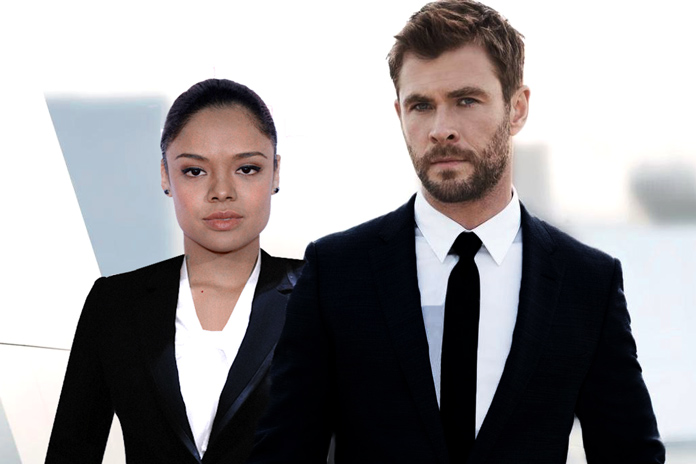
#> input picture face-detection/p7.jpg, 696 x 464 px
$ python detect_face.py
#> lines starting #> are read from the running program, lines starting #| are printed output that depends on the picture; after the words box and inside, x2 and y2 are one past the last pixel; in counts of white or black regions, pixels touching at a corner belong together
#!/usr/bin/env python3
# -*- coding: utf-8 -*-
"""
Created on Sun Feb  9 11:21:31 2020

@author: cksir
"""

# Description: This program detects faces and eyes

# import the Open CV Linrary
import cv2

# The Haar Classifiers
face_cascade = cv2.CascadeClassifier('haarcascade_frontalface_default.xml')
eye_cascade = cv2.CascadeClassifier('haarcascade_eye.xml')

# Read in the img
img = cv2.imread('p7.jpg')
#> img is the input picture: shape (464, 696, 3); mean B, G, R 149.3, 147.6, 150.5
faces = face_cascade.detectMultiScale(img, 1.3, 5)
#> faces = [[159, 120, 128, 128], [378, 50, 137, 137]]

# print(img)

# Print the number of faces found
print('Faces found: ', len(faces))
#| Faces found:  2
print('The image height, width and channel: ', img.shape)
#| The image height, width and channel:  (464, 696, 3)
print('The coordinates of each face detected: ', faces)
#| The coordinates of each face detected:  [[159 120 128 128]
#|  [378  50 137 137]]

# loop over all the coordinates faces and draw rectangles
for (x,y,w,h) in faces:
    cv2.rectangle(img, (x,y), (x+w, y+h), (0,255,0), 2)
    roi_face = img[y:y+h, x:x+w]
    eyes = eye_cascade.detectMultiScale(roi_face, 1.3, 5)
    print('Eyes found: ', len(eyes))
    for (ex,ey,ew,eh) in eyes:
        cv2.rectangle(roi_face, (ex,ey), (ex+ew, ey+eh), (255,0,0), 2)
#> this loop made 2 passes
#> (x, y, w, h, eyes) on passes 1 to 2: (159, 120, 128, 128, [[17, 33, 36, 36], [70, 33, 33, 33]]), (378, 50, 137, 137, [[73, 40, 23, 23], [27, 46, 22, 22]])
#| Eyes found:  2
#| Eyes found:  2
#> pass 1, `roi_face = img[y:y+h, x:x+w]`:
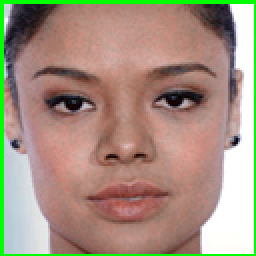
#> roi_face: shape (128, 128, 3) (shown 2 times larger); mean B, G, R 128.6, 146.3, 165.8
#> pass 2, `roi_face = img[y:y+h, x:x+w]`:
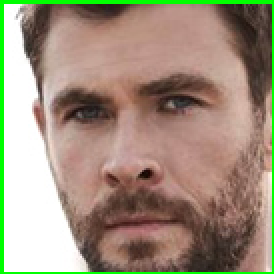
#> roi_face: shape (137, 137, 3) (shown 2 times larger); mean B, G, R 124.3, 144.3, 159.5
#> after the loop:
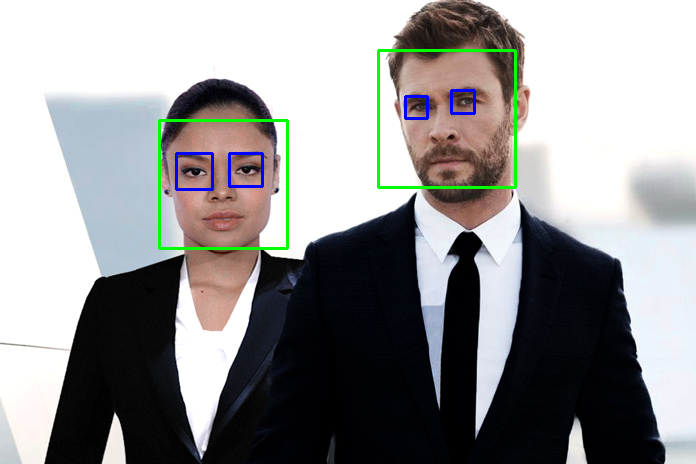
#> img: shape (464, 696, 3); 1.4% of pixels changed, all inside (x1, y1, x2, y2) = (158, 49, 517, 250)
#> after the loop:
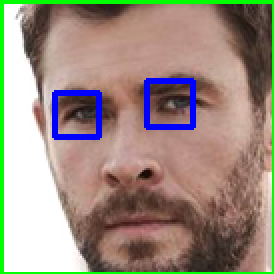
#> roi_face: shape (137, 137, 3) (shown 2 times larger); 2.83% of pixels changed, all inside (x1, y1, x2, y2) = (26, 39, 98, 70)

font = cv2.FONT_HERSHEY_SIMPLEX
#> font = 0
text = cv2.putText(img, 'Face Detected', (0, img.shape[0]), font, 2, (0,0,255), 2)

# show image
cv2.imshow('image', img)
cv2.waitKey(0)
cv2.destroyAllWindows()

$ run again, with face-detection/p1.jpg copied over face-detection/p7.jpg
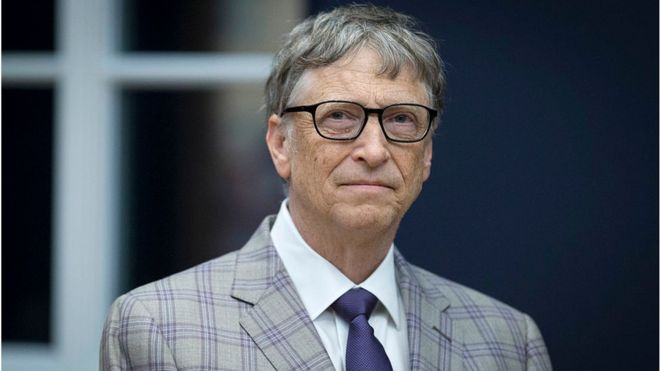
#> input picture face-detection/p1.jpg, 660 x 371 px
#> img is the input picture: shape (371, 660, 3); mean B, G, R 92, 83.4, 77.9
#> faces = [[281, 51, 178, 178]]
#| Faces found:  1
#| The image height, width and channel:  (371, 660, 3)
#| The coordinates of each face detected:  [[281  51 178 178]]
#> the loop `for (x,y,w,h) in faces:` made 1 pass
#> (printed output is left out)
#> pass 1, `roi_face = img[y:y+h, x:x+w]`:
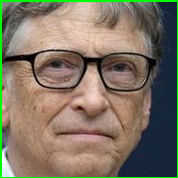
#> roi_face: shape (178, 178, 3); mean B, G, R 98.8, 116.2, 126.5
#> after the loop `for (x,y,w,h) in faces:`:
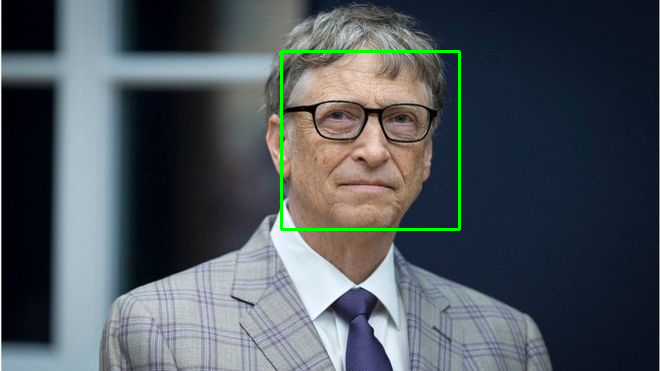
#> img: shape (371, 660, 3); 0.87% of pixels changed, all inside (x1, y1, x2, y2) = (280, 50, 461, 231)
#> font = 0

$ run again, with face-detection/p2.jpg copied over face-detection/p7.jpg
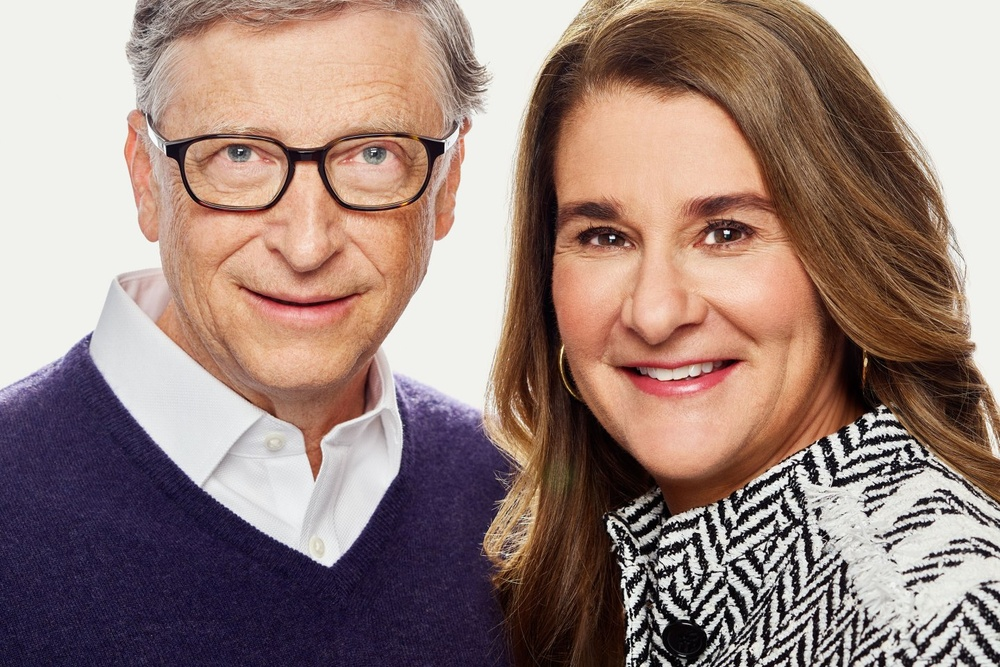
#> input picture face-detection/p2.jpg, 1000 x 667 px, shrunk from 1440 x 960 before the run
#> img is the input picture: shape (667, 1000, 3); mean B, G, R 123.7, 130.7, 154.2
#> faces = [[496, 99, 344, 344]]
#| Faces found:  1
#| The image height, width and channel:  (667, 1000, 3)
#| The coordinates of each face detected:  [[496  99 344 344]]
#> the loop `for (x,y,w,h) in faces:` made 1 pass
#> (x, y, w, h, eyes) on pass 1: (496, 99, 344, 344, [[74, 110, 60, 60], [187, 101, 70, 70]])
#> (printed output is left out)
#> after the loop `for (x,y,w,h) in faces:`:
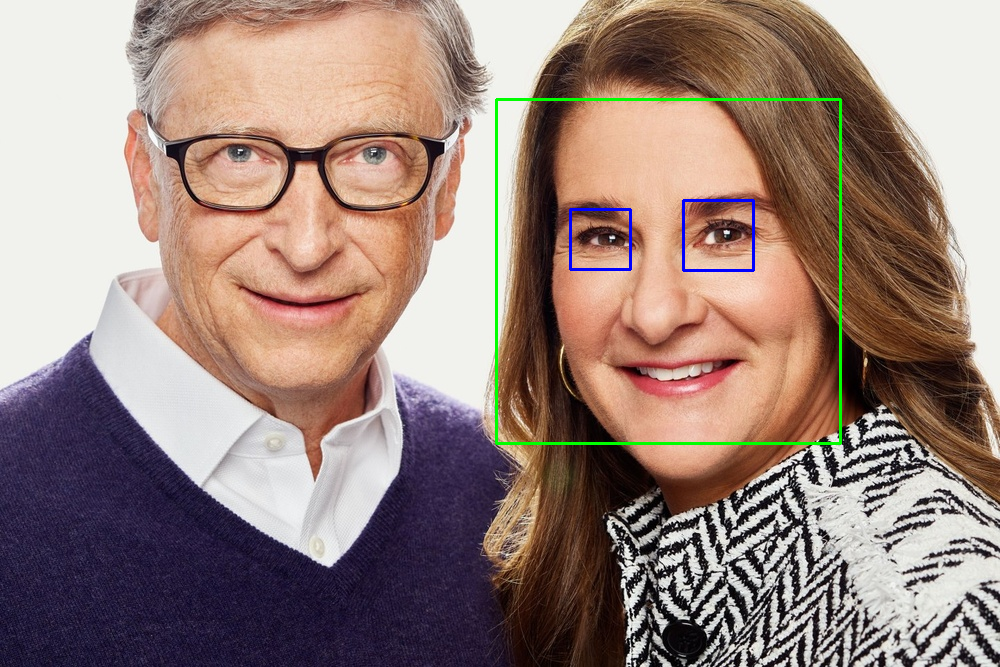
#> img: shape (667, 1000, 3); 0.85% of pixels changed, all inside (x1, y1, x2, y2) = (495, 98, 842, 445)
#> after the loop `for (x,y,w,h) in faces:`:
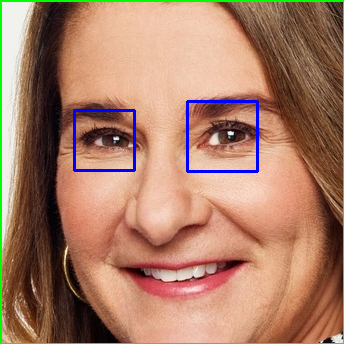
#> roi_face: shape (344, 344, 3); mean B, G, R 102.9, 126.8, 168.7
#> font = 0
